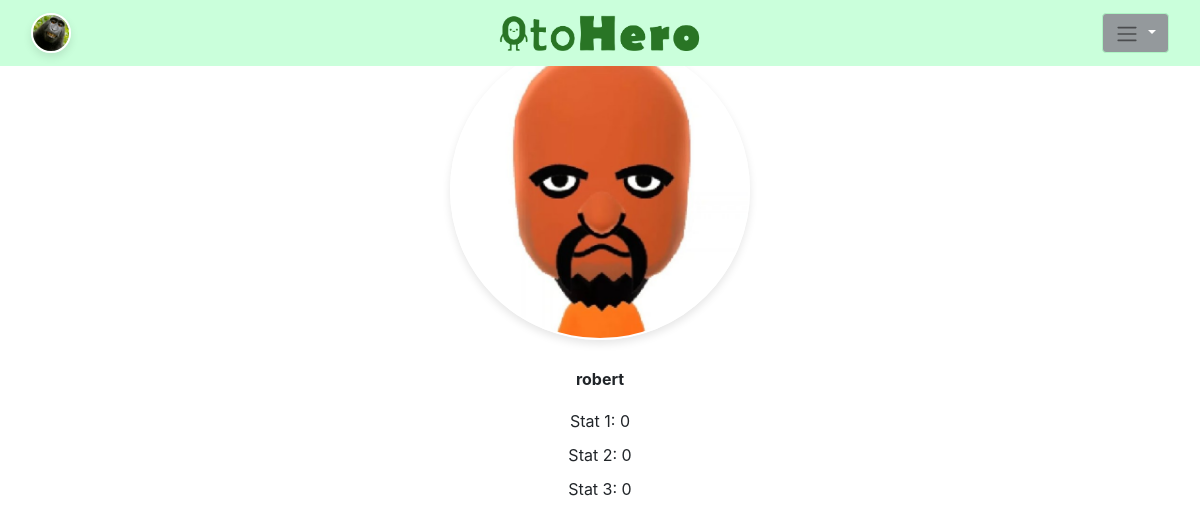
Page /sample_profile/ (signed in) on the committed database.
### project/models.py (models this page shows)
class CustomUser(AbstractUser):
    streak = models.PositiveIntegerField(default=0)
    best_streak =  models.PositiveIntegerField(default=0)
    coins = models.PositiveIntegerField(default=0)
    score = models.IntegerField(default=0)  # Add this line for the score of each item
    profile_picture = models.CharField(max_length=25, default="blank.jpeg")
    is_gamekeeper = models.BooleanField(default=False)

### project/views.py (the view)
# urls.py: path('sample_profile/', views.sample_profile, name='sample_profile'),
def sample_profile(request):
    return render(request, 'project/sample_profile.html')

### project/templates/project/sample_profile.html
{% extends 'base.html' %}
{% load static %}
{% block content %}
<div class="profile-container">
    <img src="{% static 'project/Example_Profile_Pic.jpg' %}" alt="Profile Picture" class="profile-picture">
    <h2 class="username">{{ user.username|default:"Username" }}</h2>
    <div class="stats">
        <p>Stat 1: {{ user.profile.stat1|default:"0" }}</p>
        <p>Stat 2: {{ user.profile.stat2|default:"0" }}</p>
        <p>Stat 3: {{ user.profile.stat3|default:"0" }}</p>
    </div>
</div>
{% endblock %}

### project/templates/project/navbar.html (shortened to what this page needs)
<nav class="navbar navbar-expand-lg navbar-light  fixed-top">
  <div class="container-fluid d-flex justify-content-between">
    {% load static %}
    {% if request.user.is_authenticated %}
    <a class="navbar-brand" href="{% url 'profile' request.user.username %}">
      <img src="{% static 'project/'|add:request.user.profile_picture%}" alt="Profile" style="width: 40px; height: 40px; border-radius: 50%;">
    </a>
    {% endif %}
    <a class="navbar-logo mx-auto" href="{% url 'home' %}" style="position: absolute; left: 50%; transform: translateX(-50%);">
      <img src="{% static 'project/brand_logo.png' %}" alt="AppName" style="height: 40px;">
    </a>
    <div class="nav-item dropdown">
      <button class="btn btn-secondary dropdown-toggle" type="button" id="dropdownMenuButton" data-toggle="dropdown" aria-haspopup="true" aria-expanded="false">
          <span class="navbar-toggler-icon"></span>
      </button>
      </div>
    </div>
  </nav>

### project/static/project/css/styles.css (style rules this page uses)
* { box-sizing: border-box; margin: 0; padding: 0; }
.navbar-brand img { width: 60px; height: 60px; border-radius: 50%; object-fit: cover; border: 2px solid #ffffff; box-shadow: 0px 4px 8px rgba(0, 0, 0, 0.1); }
.btn-secondary { background-color: #aef4c4; border-color: #aef4c4; }
.profile-container { display: flex; flex-direction: column; align-items: center; text-align: center; padding: 20px; margin-top: 20px; }
.profile-picture { width: 30vw; height: 30vw; border-radius: 50%; object-fit: cover; border: 2px solid #ffffff; box-shadow: 0 4px 8px rgba(0, 0, 0, 0.1); margin-bottom: 20px; max-width: 300px; max-height: 300px; }
.username, .stats p { margin: 10px 0; font-size: 1rem; }
.username { font-weight: bold; font-size: 16px; }

### project/templates/project/navbar.html (style rules this page uses)
.navbar { background-color: #caffdb; }
.btn-secondary { background-color: #94999c; }

### rows in the picture
CustomUser: profile_picture (picture), username "robert"

### other values in the picture
{{ user.profile.stat1|default:"0" }} "0"
{{ user.profile.stat2|default:"0" }} "0"
{{ user.profile.stat3|default:"0" }} "0"
